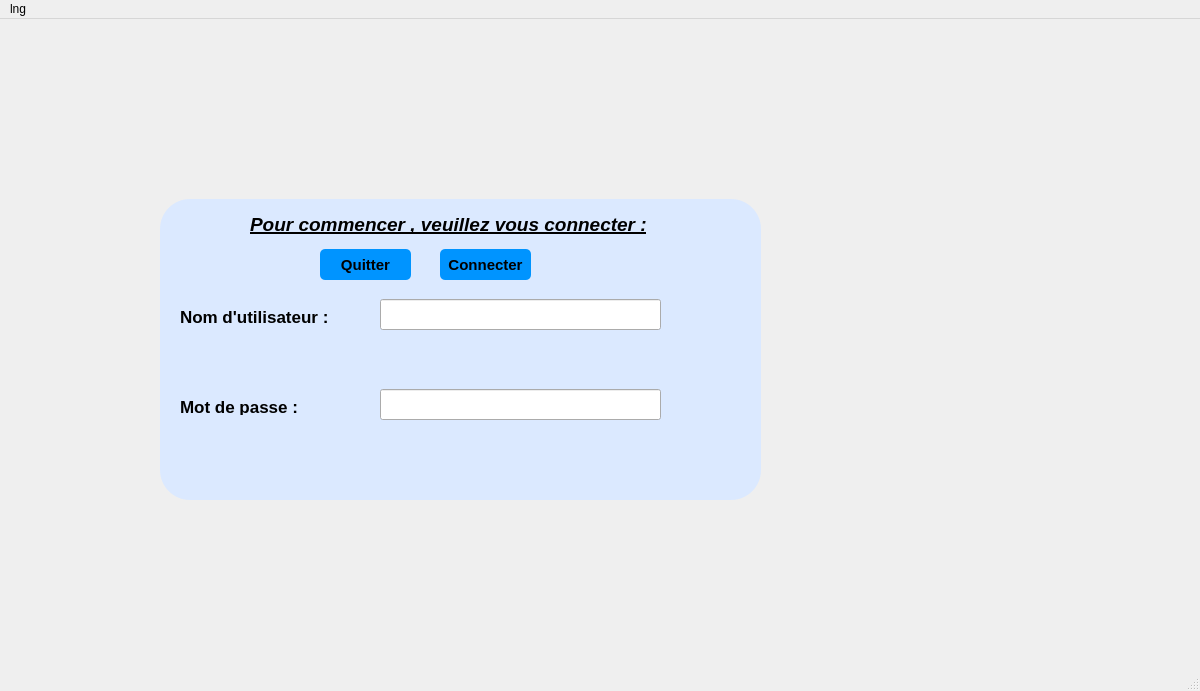
<?xml version="1.0" encoding="UTF-8"?>
<ui version="4.0">
 <class>Login</class>
 <widget class="QMainWindow" name="Login">
  <property name="geometry">
   <rect>
    <x>0</x>
    <y>0</y>
    <width>1200</width>
    <height>691</height>
   </rect>
  </property>
  <property name="windowTitle">
   <string>Login</string>
  </property>
  <widget class="QWidget" name="centralwidget">
   <widget class="QLabel" name="logiin">
    <property name="geometry">
     <rect>
      <x>0</x>
      <y>0</y>
      <width>1600</width>
      <height>691</height>
     </rect>
    </property>
    <property name="text">
     <string/>
    </property>
   </widget>
   <widget class="QLabel" name="label">
    <property name="geometry">
     <rect>
      <x>160</x>
      <y>180</y>
      <width>601</width>
      <height>301</height>
     </rect>
    </property>
    <property name="styleSheet">
     <string notr="true">background-color:#dbe9ff;
padding: 5px;
border-radius: 30px;

</string>
    </property>
    <property name="text">
     <string/>
    </property>
   </widget>
   <widget class="QLabel" name="label_2">
    <property name="geometry">
     <rect>
      <x>250</x>
      <y>190</y>
      <width>421</width>
      <height>31</height>
     </rect>
    </property>
    <property name="font">
     <font>
      <pointsize>14</pointsize>
      <weight>75</weight>
      <italic>true</italic>
      <bold>true</bold>
      <underline>true</underline>
     </font>
    </property>
    <property name="text">
     <string>Pour commencer , veuillez vous connecter :</string>
    </property>
   </widget>
   <widget class="QLabel" name="label_3">
    <property name="geometry">
     <rect>
      <x>180</x>
      <y>290</y>
      <width>171</width>
      <height>16</height>
     </rect>
    </property>
    <property name="font">
     <font>
      <pointsize>13</pointsize>
      <weight>75</weight>
      <bold>true</bold>
     </font>
    </property>
    <property name="text">
     <string>Nom d'utilisateur :</string>
    </property>
   </widget>
   <widget class="QLabel" name="label_4">
    <property name="geometry">
     <rect>
      <x>180</x>
      <y>380</y>
      <width>131</width>
      <height>16</height>
     </rect>
    </property>
    <property name="font">
     <font>
      <pointsize>13</pointsize>
      <weight>75</weight>
      <bold>true</bold>
     </font>
    </property>
    <property name="text">
     <string>Mot de passe :</string>
    </property>
   </widget>
   <widget class="QLineEdit" name="lineEdit">
    <property name="geometry">
     <rect>
      <x>380</x>
      <y>280</y>
      <width>281</width>
      <height>31</height>
     </rect>
    </property>
   </widget>
   <widget class="QLineEdit" name="lineEdit_2">
    <property name="geometry">
     <rect>
      <x>380</x>
      <y>370</y>
      <width>281</width>
      <height>31</height>
     </rect>
    </property>
   </widget>
   <widget class="QPushButton" name="pushButton">
    <property name="geometry">
     <rect>
      <x>440</x>
      <y>230</y>
      <width>91</width>
      <height>31</height>
     </rect>
    </property>
    <property name="font">
     <font>
      <pointsize>11</pointsize>
      <weight>75</weight>
      <bold>true</bold>
     </font>
    </property>
    <property name="styleSheet">
     <string notr="true">QPushButton {
padding: 5px;
border-radius: 5px;
background-color:#0094ff;
font-weight: bold;
}
QPushButton:hover
{
color :white;
}</string>
    </property>
    <property name="text">
     <string>Connecter</string>
    </property>
   </widget>
   <widget class="QPushButton" name="pushButton_2">
    <property name="geometry">
     <rect>
      <x>320</x>
      <y>230</y>
      <width>91</width>
      <height>31</height>
     </rect>
    </property>
    <property name="font">
     <font>
      <pointsize>11</pointsize>
      <weight>75</weight>
      <bold>true</bold>
     </font>
    </property>
    <property name="styleSheet">
     <string notr="true">QPushButton {
padding: 5px;
border-radius: 5px;
background-color:#0094ff;
font-weight: bold;
}
QPushButton:hover
{
color :white;
}</string>
    </property>
    <property name="text">
     <string>Quitter</string>
    </property>
   </widget>
   <widget class="QPushButton" name="pushButton_3">
    <property name="geometry">
     <rect>
      <x>700</x>
      <y>180</y>
      <width>61</width>
      <height>51</height>
     </rect>
    </property>
    <property name="styleSheet">
     <string notr="true">QPushButton { border: none;image :url(C:/Users/ASUS/Downloads/setup (2).png);}
QPushButton:hover
{
border: none;image :url(C:/Users/ASUS/Downloads/setup (3).png);
}
</string>
    </property>
    <property name="text">
     <string/>
    </property>
   </widget>
  </widget>
  <widget class="QMenuBar" name="menubar">
   <property name="geometry">
    <rect>
     <x>0</x>
     <y>0</y>
     <width>1200</width>
     <height>22</height>
    </rect>
   </property>
   <widget class="QMenu" name="menulng">
    <property name="title">
     <string>lng</string>
    </property>
    <addaction name="actionen"/>
    <addaction name="actionfr"/>
   </widget>
   <addaction name="menulng"/>
  </widget>
  <widget class="QStatusBar" name="statusbar"/>
  <action name="actionen">
   <property name="text">
    <string>en</string>
   </property>
  </action>
  <action name="actionfr">
   <property name="text">
    <string>fr</string>
   </property>
  </action>
 </widget>
 <resources/>
 <connections/>
</ui>
